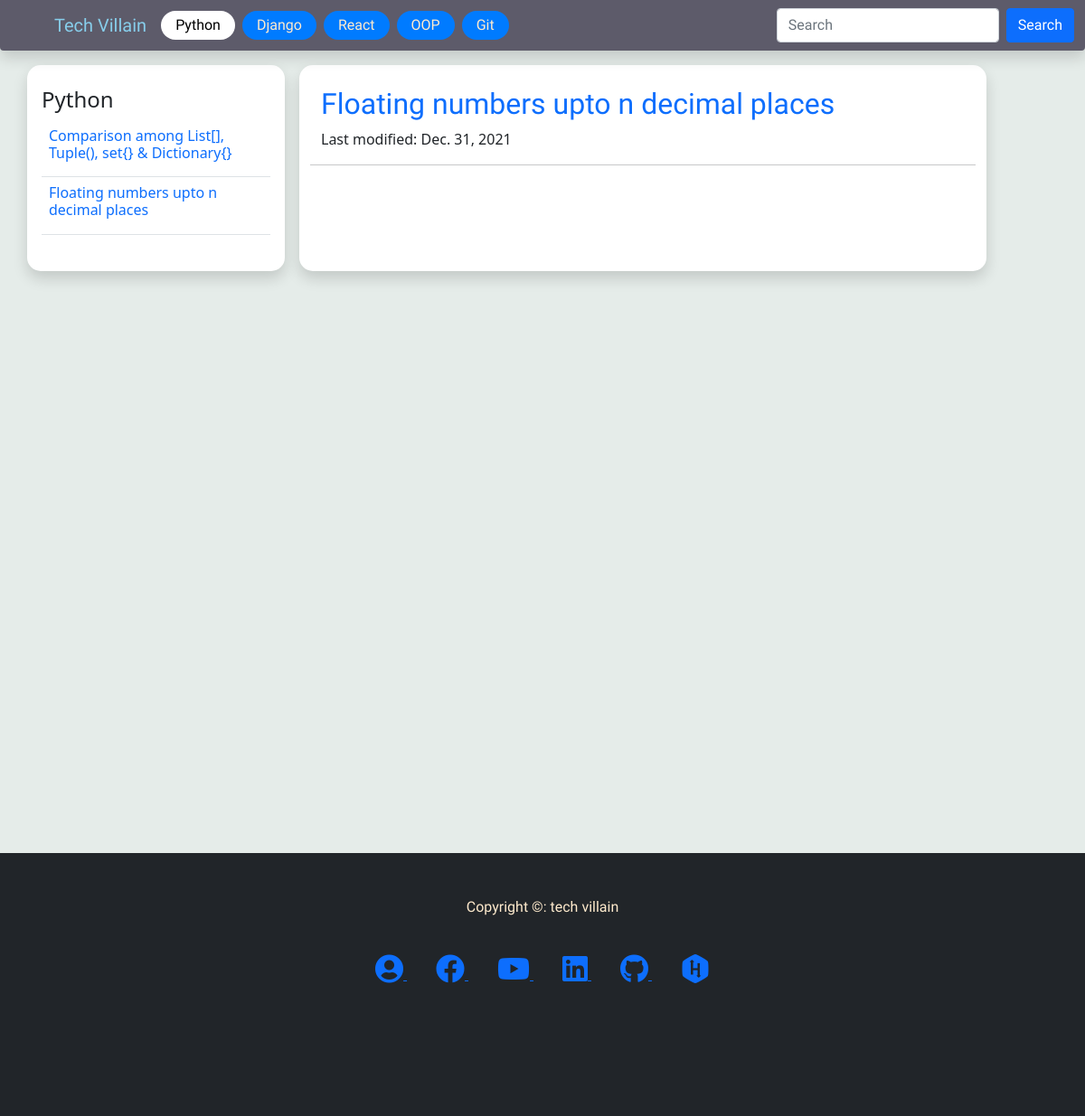
The app's page /blog/1?getid=7 with its own data.
### blog/models.py (models this page shows, shortened)
class category(models.Model):
    name = models.CharField(max_length=50)
    def __str__(self):
        return self.name

class blogPost(models.Model):
    category = models.ForeignKey(category, on_delete=models.SET_NULL, null=True, blank=True )
    subCategory = models.ForeignKey(subCategory, on_delete=models.SET_NULL, null=True, blank=True )
    date = models.DateField(default=datetime.now)
    title = models.CharField(max_length=500)
    desc = tinymce_models.HTMLField(null=True,blank=True)

### blog/views.py (the view)
# urls.py: path('blog/<int:pk>', views.category_view, name='blog'),
def category_view(request, pk):
    blogs = BMODEL.blogPost.objects.filter(category=pk)
    singleBlog = blogs.first()  # get the first object
    category = BMODEL.category.objects.get(id=pk)
    if request.method == 'GET':
        dc = request.GET
        pk = dc.get('getid')  # getid from url link
        if pk != None:
            singleBlog = BMODEL.blogPost.objects.get(id=pk)
    context = {
        'blogs': blogs,
        'singleBlog': singleBlog,
        'category': category,
        }
    return render(request, 'blog/article_page.html', context)

### blog/templatetags/nav_tag.py (called while the page is built)
@register.simple_tag
def categoryfornav():
    cat = BMODEL.category.objects.all()
    return cat

### templates/blog/article_page.html (shortened to what this page needs)
{% extends 'home/base.html' %} {% load static %} {% block content %}
<link rel="stylesheet" href="{% static 'css/prismokd.css' %}" />
<div class="container">
  <div class="row">
    <div
      class="
        col-lg-3
        shadow
        bgwhite
        curv
        me-3
        py-4
        px-md-3 px-sm-2
        nav_right
        bb
      "
    >
      <h4>{{ category}}</h4>
      <form action="" method="GET">
        <table class="table">
          {% for blog in blogs %}
          <tr>
            <td>
              <a
                href="/blog/{{blog.category.id}}?getid={{blog.id}}"
                class="text-decoration-none"
              >
                <h6>{{blog.title}}</h6>
              </a>
            </td>
          </tr>
          {% endfor %}
        </table>
      </form>
    </div>
    <div class="col-lg-8 py-4 px-lg-4 px-md-3 px-sm-1 bgwhite curv shadow">
      <div class="row">
        <div class="row titleFont text-primary">
          <h2>{{singleBlog.title}}</h2>
        </div>
        <div class="row">
          <p>Last modified: {{singleBlog.date}}</p>
        </div>
        <hr />
      </div>
    </div>
  </div>
</div>
{% endblock %}

### templates/home/base.html (shortened to what this page needs)
{% load static %} {% load nav_tag %}
<!DOCTYPE html>
<html lang="en">
  <head>
    <link
      href="https://cdn.jsdelivr.net/npm/bootstrap@5.1.3/dist/css/bootstrap.min.css"
      rel="stylesheet"
    />
    <link
      rel="stylesheet"
      href="https://use.fontawesome.com/releases/v5.15.4/css/all.css"
    />
    <link rel="stylesheet" href="{% static 'css/index.css' %}" />
  </head>
  <body class="bodycolor">
    <nav
      class="navbar navbar-expand-lg fixed-top shadow bgcolor rounded-bottom"
    >
      <div class="container-fluid">
        <a class="navbar-brand brandcolor ms-5" href="/">Tech Villain</a>
        <div class="collapse navbar-collapse" id="navbarSupportedContent">
          <ul class="navbar-nav me-auto mb-2 mb-lg-0">
            {% categoryfornav as navcategory %}
            {% for cat in navcategory %}
            {% url 'blog' cat.id as urll %}
            <li class="nav-item me-2 mb-lg-0 mb-3">
              <a
                class="
                  btn
                  textColor
                  {% if request.path == urll %}active{% endif %}
                "
                aria-current="page"
                href="{{ urll }}"
                >{{cat}}</a
              >
            </li>
            {% endfor %}
          </ul>
          <form class="d-flex" method="post" action="/search">
            <input
              class="form-control me-2"
              type="search"
              placeholder="Search"
              aria-label="Search"
              name="search"
              value="{{search}}"
            />
            <button class="btn btn-primary" type="submit">Search</button>
          </form>
        </div>
      </div>
    </nav>
    <br /><br /><br />
    <div style="min-height: 100vh;">{% block content %} {% endblock %}</div>
    <br /><br /><br />
    <footer class="footerHeader">
      <br /><br />
      <div class="container">
        <div class="row text-center textColor">
          <p>Copyright &copy: tech villain</p>
        </div>
        <br />
        <div class="row text-center">
          <div class="col">
            <a
              class="m-3"
              target="_blank"
              href="http://mahmudjewel.herokuapp.com"
            >
              <i class="fas fa-user-circle fa-2x"></i>
            </a>
            <a
              class="m-3"
              target="_blank"
              href="https://www.facebook.com/TechVillain.007"
            >
              <i class="fab fa-facebook fa-2x"></i>
            </a>
            <a
              class="m-3"
              target="_blank"
              href="https://www.youtube.com/channel/UCJCdq7lWqB7M5b16UatoTEw"
            >
              <i class="fab fa-youtube fa-2x"></i>
            </a>
            <a
              class="m-3"
              target="_blank"
              href="https://www.linkedin.com/in/mahmudjewel"
            >
              <i class="fab fa-linkedin fa-2x"></i>
            </a>
            <a
              class="m-3"
              target="_blank"
              href="https://github.com/MahmudJewel"
            >
              <i class="fab fa-github fa-2x"></i>
            </a>
            <a
              class="m-3"
              target="_blank"
              href="https://www.hackerrank.com/DJ_cse"
            >
              <i class="fab fa-hackerrank fa-2x"></i>
            </a>
          </div>
        </div>
        <br /><br /><br /><br /><br /><br />
      </div>
    </footer>
  </body>
</html>

### static/css/index.css (style rules this page uses)
.bgwhite { background: white; }
footer, nav, .titleFont { font-family: "Acme", sans-serif; }
.navbar-brand { font-family: "Sansita Swashed", cursive; }
.bgcolor { background: #5d5b6a; }
.nav-item .btn { background: #007bff; padding: 3px 15px; border-radius: 25px; }
.nav-item .active, .nav-item .btn:hover { background: white; color: black; }
.brandcolor { color: skyblue; }
.footerHeader { padding: 0px 0px 0px 0px; background-color: #212529; margin: 0px; }
.textColor { color: blanchedalmond; }
.bodycolor { background: #e5ece9; }
.curv { border-radius: 15px; }

### records on screen
category: name "Python"
category: name "Django"
category: name "React"
category: name "OOP"
category: name "Git"
blogPost: title "Comparison among List[], Tuple(), set{} & Dictionary{}"
blogPost: title "Floating numbers upto n decimal places", date "Dec. 31, 2021"
